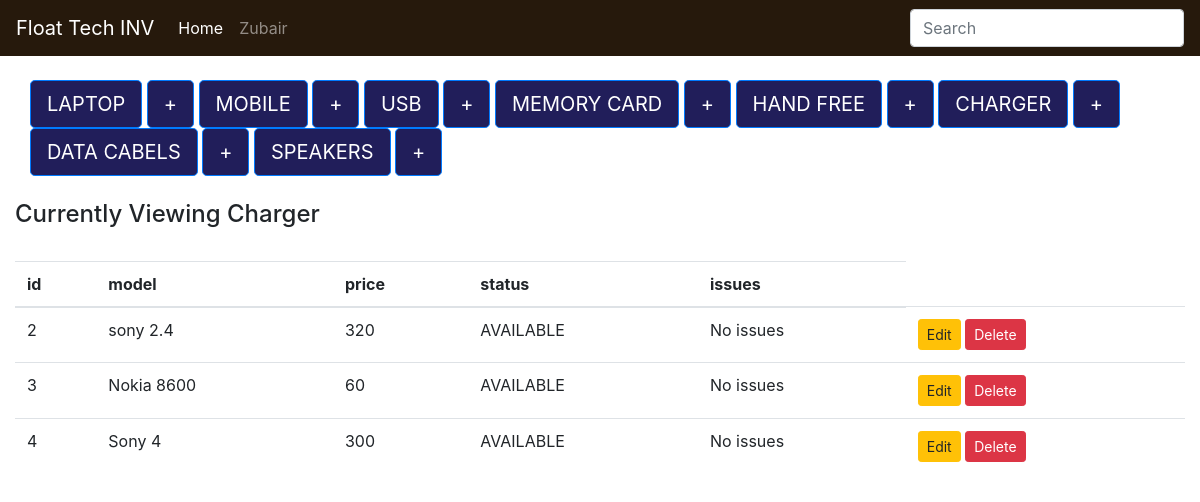
Page /display_charger on the committed database.
### inventory/models.py (models this page shows, shortened)
class Device(models.Model):
    type = models.CharField(max_length=100, blank=False)
    price = models.IntegerField()
    choices = (
        ('AVAILABLE', 'Item ready to be purchased '),
        ('SOLD ', 'Item Sold'),
        ('RESTOCKING ', 'Item restocking in few days ')
    )
    status = models.CharField(max_length=10, choices= choices, default="SOLD")
    issues = models.CharField(max_length=100, default="No issues ")
    class Meta:
        abstract = True

class Charger(Device):
    pass

### inventory/views.py (the view)
# urls.py: url(r'^display_charger$', display_charger, name="display_charger"),
def display_charger(request):
    items = Charger.objects.all()
    context= {
        'items': items,
        'header': 'Charger',
    }
    return render(request, 'index.html', context)

### inventory/templates/index.html (shortened to what this page needs)
{% extends 'base.html' %}
{%  block body %}
<div class="btn-group-lg col-lg">
   <a href="{% url 'display_laptops' %}" class="btn btn-primary btn-lg" role="button"> LAPTOP</a>
   <a href="{% url 'add_laptop' %}" class="btn btn-primary btn-sm" role="button">+</a>
<a href="{% url 'display_mobiles' %}" class="btn btn-primary btn-lg" role="button"> MOBILE</a>
   <a href="{% url 'add_mobile' %}" class="btn btn-primary btn-sm" role="button">+</a>
<a href="{% url 'display_USB' %}" class="btn btn-primary btn-lg" role="button"> USB</a>
   <a href="{% url 'add_USB' %}" class="btn btn-primary btn-sm" role="button">+</a>
     <a href="{% url 'display_memorycard' %}" class="btn btn-primary btn-lg" role="button"> MEMORY CARD</a>
   <a href="{% url 'add_memorycard' %}" class="btn btn-primary btn-sm" role="button">+</a>
 <a href="{% url 'display_handfree' %}" class="btn btn-primary btn-lg" role="button"> HAND FREE</a>
   <a href="{% url 'add_handfree' %}" class="btn btn-primary btn-sm" role="button">+</a>
 <a href="{% url 'display_charger' %}" class="btn btn-primary btn-lg" role="button"> CHARGER</a>
   <a href="{% url 'add_charger' %}" class="btn btn-primary btn-sm" role="button">+</a>
 <a href="{% url 'display_datacabels' %}" class="btn btn-primary btn-lg" role="button"> DATA CABELS</a>
   <a href="{% url 'add_datacabels' %}" class="btn btn-primary btn-sm" role="button">+</a>
 <a href="{% url 'display_speakers' %}" class="btn btn-primary btn-lg" role="button"> SPEAKERS</a>
   <a href="{% url 'add_speakers' %}" class="btn btn-primary btn-sm" role="button">+</a>
    </div>
    <br>
    <h4> Currently Viewing {{ header }}</h4>
    <br>
<table class="table table-hover">
<thead>
<tr>
<th> id</th>
<th> model </th>
<th> price </th>
<th> status </th>
<th> issues </th>
</tr>
</thead>
<tbody>
 {% for item in items %}
     <tr>
     <td> {{ item.pk }}</td>
     <td> {{ item.type }}</td>
     <td> {{ item.price }}</td>
     <td>{{ item.status }}</td>
     <td>{{ item.issues }}</td>
     {% if header|lower == "laptops" %}
     <td>
         <a href="{% url 'edit_laptop' item.pk %}" class="btn btn-warning btn-sm" role="button">Edit</a>
         <a href="{% url 'delete_laptop' item.pk %}" class="btn btn-danger btn-sm" role="button">Delete</a>
     </td>
     {% elif header|lower == "usb" %}
      <td>
         <a href="{% url 'edit_usb' item.pk %}" class="btn btn-warning btn-sm" role="button">Edit</a>
         <a href="{% url 'delete_USB' item.pk %}" class="btn btn-danger btn-sm" role="button">Delete</a>
     </td>
          {% elif header|lower == "memorycard" %}
      <td>
         <a href="{% url 'edit_memorycard' item.pk %}" class="btn btn-warning btn-sm" role="button">Edit</a>
         <a href="{% url 'delete_memmorycard' item.pk %}" class="btn btn-danger btn-sm" role="button">Delete</a>
     </td>
          {% elif header|lower == "handfree" %}
      <td>
         <a href="{% url 'edit_handfree' item.pk %}" class="btn btn-warning btn-sm" role="button">Edit</a>
         <a href="{% url 'delete_handfree' item.pk %}" class="btn btn-danger btn-sm" role="button">Delete</a>
     </td>
          {% elif header|lower == "charger" %}
      <td>
         <a href="{% url 'edit_charger' item.pk %}" class="btn btn-warning btn-sm" role="button">Edit</a>
         <a href="{% url 'delete_charger' item.pk %}" class="btn btn-danger btn-sm" role="button">Delete</a>
     </td>
          {% elif header|lower == "datacabels" %}
      <td>
         <a href="{% url 'edit_datacabels' item.pk %}" class="btn btn-warning btn-sm" role="button">Edit</a>
         <a href="{% url 'delete_datacabel' item.pk %}" class="btn btn-danger btn-sm" role="button">Delete</a>
     </td>
          {% elif header|lower == "speakers" %}
      <td>
         <a href="{% url 'edit_speakers' item.pk %}" class="btn btn-warning btn-sm" role="button">Edit</a>
         <a href="{% url 'delete_speaker' item.pk %}" class="btn btn-danger btn-sm" role="button">Delete</a>
     </td>
     {% else %}
      <td>
         <a href="{% url 'edit_mobile' item.pk %}" class="btn btn-warning btn-sm" role="button">Edit</a>
         <a href="{% url 'delete_mobile' item.pk %}" class="btn btn-danger btn-sm" role="button">Delete</a>
     </td>
     {% endif %}
     </tr>
{% endfor %}
</tbody>
</table>
{% endblock %}

### inventory/templates/index.html (style rules this page uses)
.btn-primary { background-color:rgb(33,30,90); }

### rows in the picture
Charger: pk "2", type "sony 2.4", price "320", status "AVAILABLE", issues "No issues"
Charger: pk "3", type "Nokia 8600", price "60", status "AVAILABLE", issues "No issues"
Charger: pk "4", type "Sony 4", price "300", status "AVAILABLE", issues "No issues"

### other values in the picture
{{ header }} "Charger"
